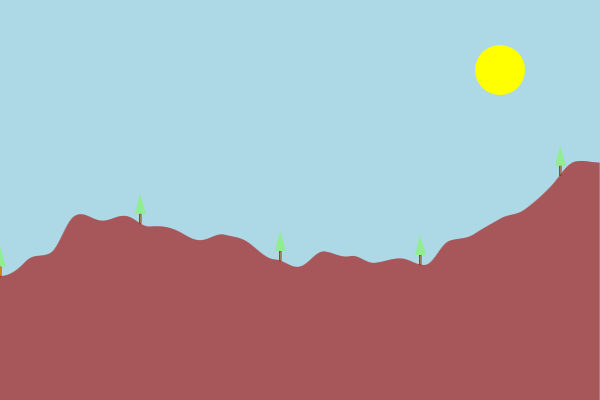
Frame 1 (no input)
Frame 60 (no input): identical to frame 1, image omitted
Frame 120 (the mouse pressed at the canvas centre since frame 60): identical to frame 1, image omitted

The p5.js sketch that drew this single still picture (run headless with seeded random() and noise() and a simulated clock; from frame 60 on, the mouse is pressed at the canvas centre):

// p5.js sketch
// ── sketch.js
function setup() {
  createCanvas(600, 400);
  noiseScale = 0.005
  rX = random(0,400);
}

function draw() {
  background("lightblue");
  fill("yellow");
  noStroke();
  ellipse(width-100, height-330,50,50);
  for (let x=0; x < width; x++) {
    let noiseVal = noise(x*noiseScale, height);
    stroke("brown");
    line(x, 50+noiseVal*400, x, height);
    if(x%140==0){
      rect(x,40+noiseVal*400,1,10);
      fill("lightgreen")
      noStroke();
      triangle(x-5,40+noiseVal*400,x,20+noiseVal*400,x+6, 40+noiseVal*400);
    }
  }
}
